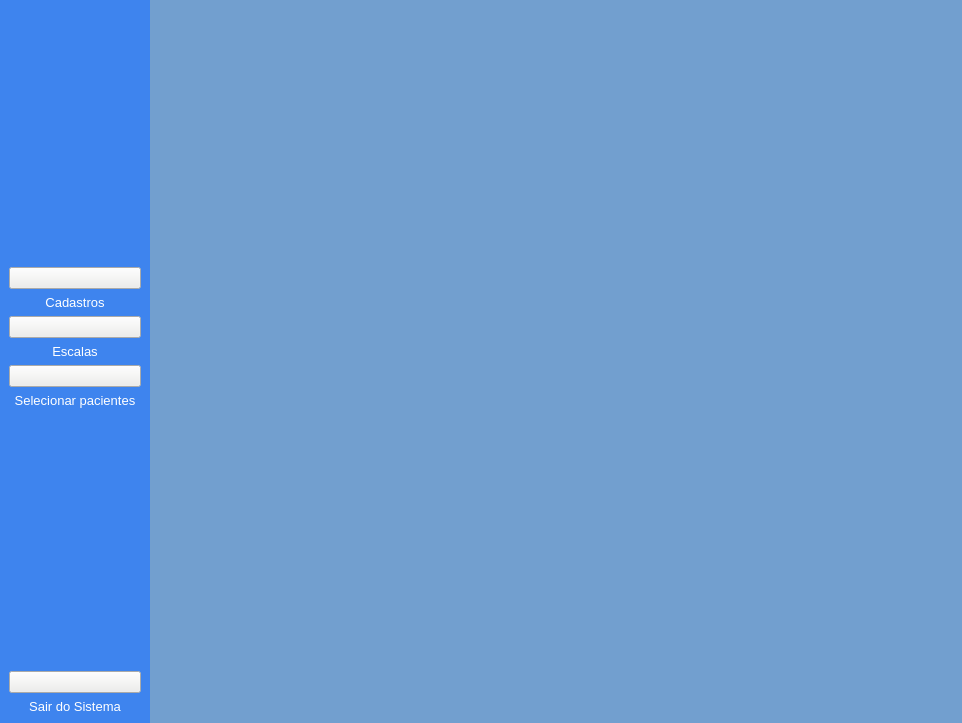
<?xml version="1.0" encoding="UTF-8"?>
<ui version="4.0">
 <class>Janela_principal</class>
 <widget class="QMainWindow" name="Janela_principal">
  <property name="windowModality">
   <enum>Qt::NonModal</enum>
  </property>
  <property name="geometry">
   <rect>
    <x>0</x>
    <y>0</y>
    <width>962</width>
    <height>723</height>
   </rect>
  </property>
  <property name="sizePolicy">
   <sizepolicy hsizetype="Maximum" vsizetype="Maximum">
    <horstretch>0</horstretch>
    <verstretch>0</verstretch>
   </sizepolicy>
  </property>
  <property name="minimumSize">
   <size>
    <width>800</width>
    <height>600</height>
   </size>
  </property>
  <property name="windowTitle">
   <string>Desafio de Ambiente e Saúde Para o Hackathon Jovem Programador</string>
  </property>
  <property name="styleSheet">
   <string notr="true">background-color: rgb(62, 132, 238);</string>
  </property>
  <widget class="QWidget" name="centralwidget">
   <layout class="QHBoxLayout" name="horizontalLayout">
    <property name="spacing">
     <number>0</number>
    </property>
    <property name="leftMargin">
     <number>0</number>
    </property>
    <property name="topMargin">
     <number>0</number>
    </property>
    <property name="rightMargin">
     <number>0</number>
    </property>
    <property name="bottomMargin">
     <number>0</number>
    </property>
    <item>
     <widget class="QFrame" name="frame_2">
      <property name="minimumSize">
       <size>
        <width>150</width>
        <height>0</height>
       </size>
      </property>
      <property name="maximumSize">
       <size>
        <width>100</width>
        <height>16777215</height>
       </size>
      </property>
      <property name="styleSheet">
       <string notr="true">background-color: rgb(62, 132, 238);</string>
      </property>
      <property name="frameShape">
       <enum>QFrame::NoFrame</enum>
      </property>
      <property name="frameShadow">
       <enum>QFrame::Plain</enum>
      </property>
      <property name="lineWidth">
       <number>0</number>
      </property>
      <layout class="QVBoxLayout" name="verticalLayout_2">
       <item>
        <spacer name="verticalSpacer_3">
         <property name="orientation">
          <enum>Qt::Vertical</enum>
         </property>
         <property name="sizeHint" stdset="0">
          <size>
           <width>20</width>
           <height>40</height>
          </size>
         </property>
        </spacer>
       </item>
       <item>
        <widget class="QPushButton" name="Btn_cadastro">
         <property name="cursor">
          <cursorShape>PointingHandCursor</cursorShape>
         </property>
         <property name="toolTip">
          <string>Abre o Menu de Cadastros</string>
         </property>
         <property name="styleSheet">
          <string notr="true">QPushButton:hover {   
    border: 20px solid yellow;
    border-radius: 45px;   
   
}
QPushButton{   
    background-color:rgb(238, 238, 236);
}</string>
         </property>
         <property name="text">
          <string/>
         </property>
         <property name="icon">
          <iconset>
           <normaloff>IMAGENS/cadastro.jpeg</normaloff>IMAGENS/cadastro.jpeg</iconset>
         </property>
         <property name="iconSize">
          <size>
           <width>100</width>
           <height>100</height>
          </size>
         </property>
        </widget>
       </item>
       <item>
        <widget class="QLabel" name="label">
         <property name="font">
          <font>
           <pointsize>10</pointsize>
          </font>
         </property>
         <property name="styleSheet">
          <string notr="true">color: rgb(255, 255, 255);</string>
         </property>
         <property name="text">
          <string>Cadastros</string>
         </property>
         <property name="alignment">
          <set>Qt::AlignCenter</set>
         </property>
        </widget>
       </item>
       <item>
        <widget class="QPushButton" name="Btn_escalas">
         <property name="cursor">
          <cursorShape>PointingHandCursor</cursorShape>
         </property>
         <property name="toolTip">
          <string>Menu de Escalas</string>
         </property>
         <property name="styleSheet">
          <string notr="true">QPushButton:hover {   
    border: 20px solid yellow;
    border-radius: 45px;   
   
}
QPushButton{   
    background-color:rgb(238, 238, 236);
}</string>
         </property>
         <property name="text">
          <string/>
         </property>
         <property name="icon">
          <iconset>
           <normaloff>IMAGENS/icone_escala.jpg</normaloff>IMAGENS/icone_escala.jpg</iconset>
         </property>
         <property name="iconSize">
          <size>
           <width>120</width>
           <height>100</height>
          </size>
         </property>
        </widget>
       </item>
       <item>
        <widget class="QLabel" name="label_5">
         <property name="font">
          <font>
           <pointsize>10</pointsize>
          </font>
         </property>
         <property name="styleSheet">
          <string notr="true">color: rgb(255, 255, 255);</string>
         </property>
         <property name="text">
          <string>Escalas</string>
         </property>
         <property name="alignment">
          <set>Qt::AlignCenter</set>
         </property>
        </widget>
       </item>
       <item>
        <widget class="QPushButton" name="Btn_paciente">
         <property name="cursor">
          <cursorShape>PointingHandCursor</cursorShape>
         </property>
         <property name="toolTip">
          <string>Informações dos pacientes</string>
         </property>
         <property name="styleSheet">
          <string notr="true">QPushButton:hover {   
    border: 20px solid yellow;
    background-color: yellow;
    border-radius: 45px;   
   
}
QPushButton{   
    background-color:rgb(238, 238, 236);
}</string>
         </property>
         <property name="text">
          <string/>
         </property>
         <property name="icon">
          <iconset>
           <normaloff>IMAGENS/1100026-homem-em-on-line-consulta-de-saude-com-doutor-em-computador-laptop-isometrico-kit-medico-vetor.jpg</normaloff>IMAGENS/1100026-homem-em-on-line-consulta-de-saude-com-doutor-em-computador-laptop-isometrico-kit-medico-vetor.jpg</iconset>
         </property>
         <property name="iconSize">
          <size>
           <width>180</width>
           <height>100</height>
          </size>
         </property>
        </widget>
       </item>
       <item>
        <widget class="QLabel" name="label_8">
         <property name="font">
          <font>
           <pointsize>10</pointsize>
          </font>
         </property>
         <property name="styleSheet">
          <string notr="true">color: rgb(255, 255, 255);</string>
         </property>
         <property name="text">
          <string>Selecionar pacientes</string>
         </property>
         <property name="alignment">
          <set>Qt::AlignCenter</set>
         </property>
        </widget>
       </item>
       <item>
        <spacer name="verticalSpacer_2">
         <property name="orientation">
          <enum>Qt::Vertical</enum>
         </property>
         <property name="sizeHint" stdset="0">
          <size>
           <width>20</width>
           <height>40</height>
          </size>
         </property>
        </spacer>
       </item>
       <item>
        <widget class="QPushButton" name="Btn_Sair">
         <property name="cursor">
          <cursorShape>PointingHandCursor</cursorShape>
         </property>
         <property name="toolTip">
          <string>Click aqui para efetuar o Logout</string>
         </property>
         <property name="styleSheet">
          <string notr="true">QPushButton:hover {   
    border: 20px solid yellow;
    border-radius: 45px;   
   
}
QPushButton{   
    background-color:rgb(238, 238, 236);
}</string>
         </property>
         <property name="text">
          <string/>
         </property>
         <property name="icon">
          <iconset>
           <normaloff>IMAGENS/Sair do sistema_adobespark.png</normaloff>IMAGENS/Sair do sistema_adobespark.png</iconset>
         </property>
         <property name="iconSize">
          <size>
           <width>100</width>
           <height>100</height>
          </size>
         </property>
        </widget>
       </item>
       <item>
        <widget class="QLabel" name="label_4">
         <property name="font">
          <font>
           <pointsize>10</pointsize>
          </font>
         </property>
         <property name="styleSheet">
          <string notr="true">color: rgb(255, 255, 255);</string>
         </property>
         <property name="text">
          <string>Sair do Sistema</string>
         </property>
         <property name="alignment">
          <set>Qt::AlignCenter</set>
         </property>
        </widget>
       </item>
      </layout>
     </widget>
    </item>
    <item>
     <widget class="QFrame" name="frame">
      <property name="styleSheet">
       <string notr="true">background-color: rgb(114, 159, 207);</string>
      </property>
      <property name="frameShape">
       <enum>QFrame::NoFrame</enum>
      </property>
      <property name="frameShadow">
       <enum>QFrame::Raised</enum>
      </property>
      <property name="lineWidth">
       <number>0</number>
      </property>
      <layout class="QVBoxLayout" name="verticalLayout">
       <property name="spacing">
        <number>0</number>
       </property>
       <property name="leftMargin">
        <number>0</number>
       </property>
       <property name="topMargin">
        <number>0</number>
       </property>
       <property name="rightMargin">
        <number>0</number>
       </property>
       <property name="bottomMargin">
        <number>0</number>
       </property>
       <item>
        <widget class="QFrame" name="frame_4">
         <property name="frameShape">
          <enum>QFrame::NoFrame</enum>
         </property>
         <property name="frameShadow">
          <enum>QFrame::Raised</enum>
         </property>
         <property name="lineWidth">
          <number>0</number>
         </property>
         <layout class="QVBoxLayout" name="verticalLayout_3">
          <property name="spacing">
           <number>0</number>
          </property>
          <property name="leftMargin">
           <number>0</number>
          </property>
          <property name="topMargin">
           <number>0</number>
          </property>
          <property name="rightMargin">
           <number>0</number>
          </property>
          <property name="bottomMargin">
           <number>0</number>
          </property>
          <item>
           <widget class="QLabel" name="label_2">
            <property name="text">
             <string/>
            </property>
            <property name="pixmap">
             <pixmap>IMAGENS/20200902_enfermagem.jpg</pixmap>
            </property>
            <property name="scaledContents">
             <bool>true</bool>
            </property>
           </widget>
          </item>
         </layout>
        </widget>
       </item>
      </layout>
     </widget>
    </item>
   </layout>
  </widget>
  <action name="actionProdutos">
   <property name="text">
    <string>Produtos</string>
   </property>
  </action>
  <action name="actionUsuarios">
   <property name="text">
    <string>Usuarios</string>
   </property>
  </action>
  <action name="actionPedidos">
   <property name="text">
    <string>Pedidos</string>
   </property>
  </action>
  <action name="actionTrocar">
   <property name="text">
    <string>Sair do Sistema</string>
   </property>
  </action>
  <action name="actionMudar_Usuario">
   <property name="text">
    <string>Mudar Usuario</string>
   </property>
  </action>
  <action name="actionSair">
   <property name="text">
    <string>Sair</string>
   </property>
  </action>
 </widget>
 <resources/>
 <connections/>
</ui>
